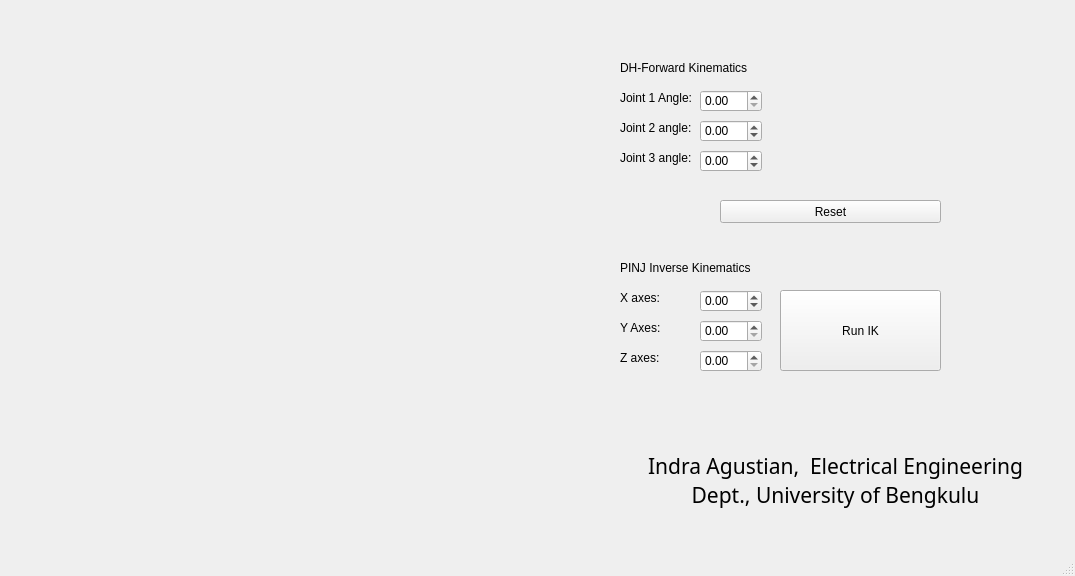
<?xml version="1.0" encoding="UTF-8"?>
<ui version="4.0">
 <class>MainWindow</class>
 <widget class="QMainWindow" name="MainWindow">
  <property name="geometry">
   <rect>
    <x>0</x>
    <y>0</y>
    <width>1075</width>
    <height>576</height>
   </rect>
  </property>
  <property name="windowTitle">
   <string>MainWindow</string>
  </property>
  <widget class="QWidget" name="centralwidget">
   <widget class="QLabel" name="labels1">
    <property name="geometry">
     <rect>
      <x>620</x>
      <y>90</y>
      <width>91</width>
      <height>16</height>
     </rect>
    </property>
    <property name="text">
     <string>Joint 1 Angle:</string>
    </property>
   </widget>
   <widget class="QLabel" name="labels2">
    <property name="geometry">
     <rect>
      <x>620</x>
      <y>120</y>
      <width>91</width>
      <height>16</height>
     </rect>
    </property>
    <property name="text">
     <string>Joint 2 angle:</string>
    </property>
   </widget>
   <widget class="QLabel" name="labels3">
    <property name="geometry">
     <rect>
      <x>620</x>
      <y>150</y>
      <width>91</width>
      <height>16</height>
     </rect>
    </property>
    <property name="text">
     <string>Joint 3 angle:</string>
    </property>
   </widget>
   <widget class="MplWidget" name="MplWidget" native="true">
    <property name="enabled">
     <bool>true</bool>
    </property>
    <property name="geometry">
     <rect>
      <x>20</x>
      <y>30</y>
      <width>581</width>
      <height>491</height>
     </rect>
    </property>
    <property name="mouseTracking">
     <bool>true</bool>
    </property>
    <property name="tabletTracking">
     <bool>true</bool>
    </property>
   </widget>
   <widget class="QPushButton" name="pushButton_reset">
    <property name="geometry">
     <rect>
      <x>720</x>
      <y>200</y>
      <width>221</width>
      <height>23</height>
     </rect>
    </property>
    <property name="text">
     <string>Reset</string>
    </property>
   </widget>
   <widget class="QLabel" name="labels2_ik">
    <property name="geometry">
     <rect>
      <x>620</x>
      <y>320</y>
      <width>91</width>
      <height>16</height>
     </rect>
    </property>
    <property name="text">
     <string>Y Axes: </string>
    </property>
   </widget>
   <widget class="QLabel" name="labels1_ik">
    <property name="geometry">
     <rect>
      <x>620</x>
      <y>290</y>
      <width>91</width>
      <height>16</height>
     </rect>
    </property>
    <property name="text">
     <string>X axes: </string>
    </property>
   </widget>
   <widget class="QLabel" name="labels3_ik">
    <property name="geometry">
     <rect>
      <x>620</x>
      <y>350</y>
      <width>91</width>
      <height>16</height>
     </rect>
    </property>
    <property name="text">
     <string>Z axes: </string>
    </property>
   </widget>
   <widget class="QLabel" name="label_ik">
    <property name="geometry">
     <rect>
      <x>620</x>
      <y>260</y>
      <width>151</width>
      <height>16</height>
     </rect>
    </property>
    <property name="text">
     <string>PINJ Inverse Kinematics</string>
    </property>
   </widget>
   <widget class="QLabel" name="label">
    <property name="geometry">
     <rect>
      <x>640</x>
      <y>450</y>
      <width>391</width>
      <height>61</height>
     </rect>
    </property>
    <property name="font">
     <font>
      <family>MS PGothic</family>
      <pointsize>16</pointsize>
     </font>
    </property>
    <property name="text">
     <string>Indra Agustian,  Electrical Engineering Dept., University of Bengkulu</string>
    </property>
    <property name="alignment">
     <set>Qt::AlignCenter</set>
    </property>
    <property name="wordWrap">
     <bool>true</bool>
    </property>
   </widget>
   <widget class="QDoubleSpinBox" name="doubleSpinBox1">
    <property name="geometry">
     <rect>
      <x>700</x>
      <y>90</y>
      <width>62</width>
      <height>22</height>
     </rect>
    </property>
    <property name="accelerated">
     <bool>true</bool>
    </property>
    <property name="minimum">
     <double>0.000000000000000</double>
    </property>
    <property name="maximum">
     <double>180.000000000000000</double>
    </property>
   </widget>
   <widget class="QDoubleSpinBox" name="doubleSpinBox2">
    <property name="geometry">
     <rect>
      <x>700</x>
      <y>120</y>
      <width>62</width>
      <height>22</height>
     </rect>
    </property>
    <property name="accelerated">
     <bool>true</bool>
    </property>
    <property name="minimum">
     <double>-90.000000000000000</double>
    </property>
    <property name="maximum">
     <double>90.000000000000000</double>
    </property>
   </widget>
   <widget class="QDoubleSpinBox" name="doubleSpinBox3">
    <property name="geometry">
     <rect>
      <x>700</x>
      <y>150</y>
      <width>62</width>
      <height>22</height>
     </rect>
    </property>
    <property name="accelerated">
     <bool>true</bool>
    </property>
    <property name="minimum">
     <double>-90.000000000000000</double>
    </property>
    <property name="maximum">
     <double>90.000000000000000</double>
    </property>
   </widget>
   <widget class="QLabel" name="label_fk">
    <property name="geometry">
     <rect>
      <x>620</x>
      <y>60</y>
      <width>161</width>
      <height>16</height>
     </rect>
    </property>
    <property name="text">
     <string>DH-Forward Kinematics</string>
    </property>
   </widget>
   <widget class="QDoubleSpinBox" name="doubleSpinBox_ik1">
    <property name="geometry">
     <rect>
      <x>700</x>
      <y>290</y>
      <width>62</width>
      <height>22</height>
     </rect>
    </property>
    <property name="accelerated">
     <bool>true</bool>
    </property>
    <property name="minimum">
     <double>-99.000000000000000</double>
    </property>
   </widget>
   <widget class="QDoubleSpinBox" name="doubleSpinBox_ik2">
    <property name="geometry">
     <rect>
      <x>700</x>
      <y>320</y>
      <width>62</width>
      <height>22</height>
     </rect>
    </property>
    <property name="accelerated">
     <bool>true</bool>
    </property>
   </widget>
   <widget class="QDoubleSpinBox" name="doubleSpinBox_ik3">
    <property name="geometry">
     <rect>
      <x>700</x>
      <y>350</y>
      <width>62</width>
      <height>22</height>
     </rect>
    </property>
    <property name="accelerated">
     <bool>true</bool>
    </property>
   </widget>
   <widget class="QPushButton" name="pushButton_runik">
    <property name="geometry">
     <rect>
      <x>780</x>
      <y>290</y>
      <width>161</width>
      <height>81</height>
     </rect>
    </property>
    <property name="text">
     <string>Run IK</string>
    </property>
   </widget>
  </widget>
  <widget class="QMenuBar" name="menubar">
   <property name="geometry">
    <rect>
     <x>0</x>
     <y>0</y>
     <width>1075</width>
     <height>21</height>
    </rect>
   </property>
  </widget>
  <widget class="QStatusBar" name="statusbar"/>
 </widget>
 <customwidgets>
  <customwidget>
   <class>MplWidget</class>
   <extends>QWidget</extends>
   <header>mplwidget.h</header>
   <container>1</container>
  </customwidget>
 </customwidgets>
 <resources/>
 <connections/>
</ui>
